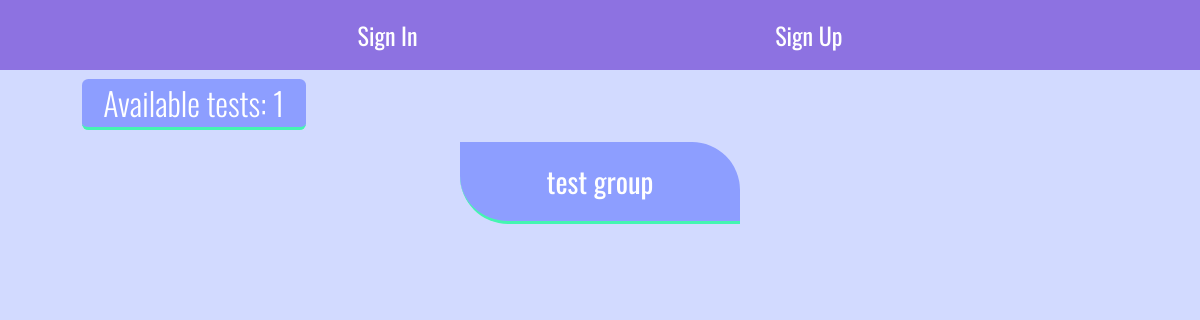
Before: / with the older database file.
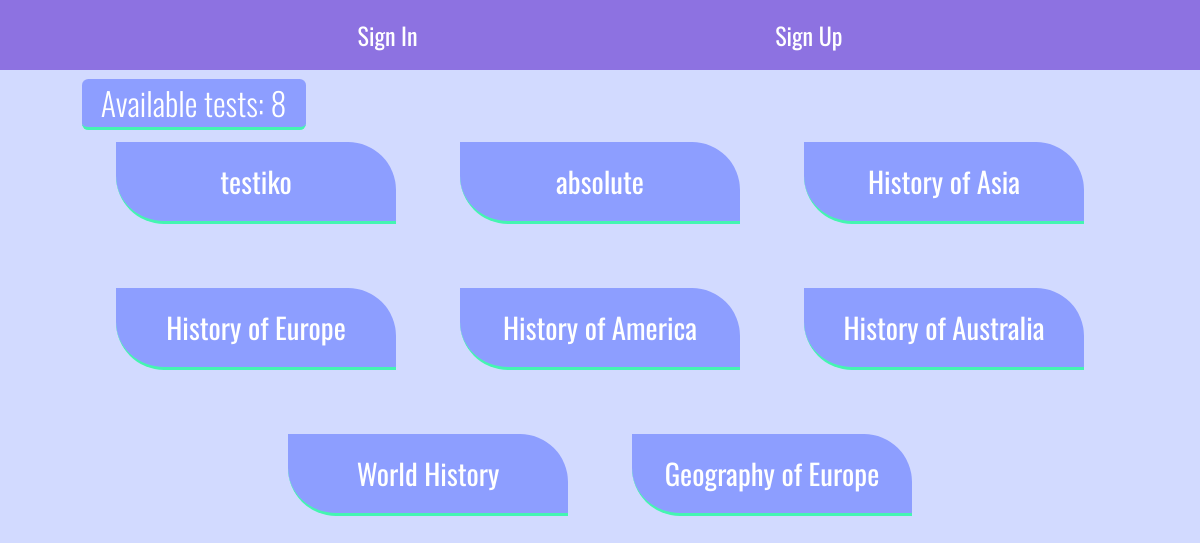
After: the same page with the newer database file.
### questions/models.py (models this page shows, shortened)
class GroupQuestion(models.Model):
    group_name = models.CharField(max_length=250)
    description = models.CharField(max_length=100, blank=True, default='')
    def get_absolute_url(self):
        return reverse('questions', kwargs={'pk': self.pk, })

### questions/views.py (the view)
# urls.py: path('', HomePage.as_view(), name='index'),
class HomePage(View):
    template_name = 'index.html'
    def get(self, request):
        context = {
            'groups': GroupQuestion.objects
                                   .annotate(questions_count=Count('question__id'))
                                   .filter(questions_count__gte=1),  # display group if group have atleast 1 question
            'total_groups': GroupQuestion.objects
                                         .annotate(questions_count=Count('question__id'))
                                         .filter(questions_count__gte=1)
                                         .count()
        }
        return render(request, 'index.html', context)

### templates/index.html (shortened to what this page needs)
{% extends 'base.html' %}
{% load static %}
{% block content %}
    <div class="group__list">
         <div class="total__groups">
             <p class="total__title">Available tests: {{ total_groups }}</p>
             {% for group in groups|slice:":7" %}
                 <a href="{{ group.get_absolute_url }}" class="total__list link">
                 </a>
             {% endfor %}
         </div>
        {% for group in groups %}
        <div class="group">
            <div>
                <p class="group__title"><a href="{{ group.get_absolute_url }}" class="link">{{ group.group_name }}</a></p>
                <p class="group__description">{{ group.description }}</p>
            </div>
        </div>
        {% endfor %}
    </div>
{% endblock %}

### templates/base.html (shortened to what this page needs)
{% load static %}
<!DOCTYPE html>
<html lang="en">
<head>
    <link rel="stylesheet" href="{% static 'css/style.css' %}">
</head>
<body class="container">
    {% block header %}
        {% include 'include/header.html' %}
    {% endblock %}
    {% block content %} {% endblock %}
</body>
</html>

### templates/include/header.html
<navbar class="navbar">
    {% if user.is_authenticated %}
        <li class="nav__li"><a href="{% url 'index' %}" class="link">Home</a></li>
        <div class="auth__links">
            <li class="nav__li user">Hello, {{ user }}</li>
            <li class="nav__li"><a href="{% url 'users:logout' %}" class="link">Logout</a></li>
        </div>
    {% else %}
        <li class="nav__li"><a href="{% url 'users:login' %}" class="link">Sign In</a></li>
        <li class="nav__li"><a href="{% url 'users:signup' %}" class="link">Sign Up</a></li>
    {% endif %}
</navbar>

### static/css/style.css (style rules this page uses)
* { box-sizing: border-box; margin: 0px; padding: 0px; font-size: 16px; font-family: 'Oswald', sans-serif; }
.container { display: flex; flex-direction: column; justify-content: center; }
.navbar { display: flex; justify-content: space-evenly; flex-direction: row; background-color: #8D72E1; height: 70px; }
.nav__li { list-style-type: none; display: flex; align-items: center; }
.link { font-size: 1.5em; text-decoration: none; color: #fff; transition: 0.5s; }
.group__list { position: relative; background: #D2DAFF; background-repeat:no-repeat; background-size: cover; display: flex; justify-content: center; width: 100%; height: 899px; padding: 2.5em; flex-wrap: wrap; align-content: flex-start }
.total__groups { font-size: 2em; color: #fff; position: absolute; font-weight: 300; left: 6.8%; top: 1%; background-color: #8D9EFF; height: 1.6em; width: 7em; text-align: center; border-radius: 0.2em; transition: 0.5s; border-bottom: 3px solid #44f5b1; overflow-y: hidden; position: absolute; }
.total__title { font-size: 1em; color: #fff; font-weight: 300; text-align: center; transition: 0.3s; margin: 0em 0.3em; }
.total__list { display: flex; flex-direction: column; margin: 0 auto; font-size: 1em; border-bottom: 2px solid #fff; width: 90%; color: #8D9EFF; border-color: orange; }
.group { display: flex; flex-direction: column; justify-content: space-between; padding: 0.5em; background-color: #8D9EFF; width: 280px; height: 10%; margin: 2em; border-bottom-left-radius: 3em; border-top-right-radius: 3em; overflow: hidden; transition: 0.5s; border-bottom: 3px solid #44f5b1; will-change: transition; }
.group__title { padding: 10px; font-size: 1.2em; text-align: center; }
.group__description { padding: 10px; font-size: 1.2em; text-align: justify; color: #fff; }

Changed rows visible on the page:
removed GroupQuestion: group_name "test group"
added GroupQuestion: group_name "testiko"
added GroupQuestion: group_name "absolute"
added GroupQuestion: group_name "History of Asia"
added GroupQuestion: group_name "History of Europe"
added GroupQuestion: group_name "History of America"
added GroupQuestion: group_name "History of Australia"
added GroupQuestion: group_name "World History"
added GroupQuestion: group_name "Geography of Europe"
Other visible differences:
{{ total_groups }}: "1" → "8"
